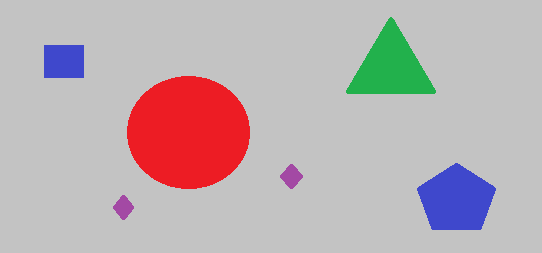
#> input picture Shape-Detection/original.png, 542 x 253 px
$ python ShapeDetection.py   (Python 2 division)
#> lines starting #> are read from the running program, lines starting #| are printed output that depends on the picture; after the words box and inside, x2 and y2 are one past the last pixel; in counts of white or black regions, pixels touching at a corner belong together
### Shape-Detection/beproT1.py
####################################################
#En esta rutina se tiene como salida una imagen
#en escala de grises.
# [38 lines left out: function gris, not called in this run]
##########################################################################
def gris2(img):
    h, w, d = img.shape
    for h1 in xrange(0,h,1):
        for w1 in xrange(0,w,1):
            #El promedio es asignado al pixel y se aloja en un canal
            img[h1, w1,0]=sum(img[h1, w1])//3
     #Se tiene una imagen de salida en escala de grises
    imagen=img[:,:,0]
    return imagen
##########################################################################
#A partir de una imagen en escala de grises, se aplica un filtro gaussiano,
#esto para eliminar posible ruido en la imagen.
def gauss(img2):
    h, w = img2.shape
    for h1 in xrange(0,h,1):
        for w1 in xrange(0,w,1):
            #se establece una regla para evitar
            #conflictos con coordenadas fuera del rango
            if w1==w-1:
                w2=w1
                a=0
            else:
                w2=w1+1
                a=1
            if h1==h-1:
                h2=h1
                b=0
            else:
                h2=h1+1
                b=1
            if w1>=w-2:
                w3=w1
                c=0
            else:
                w3=w1+2
                c=1
            if h1>=h-2:
                h3=h1
                d=0
            else:
                h3=h1+2
                d=1
            #se aplica el flitro gausiano, que es una mascara de dimencion 3x3
            sum1=1*img2[h1, w1].tolist()+2*img2[h1, w2].tolist()*a+1*img2[h1, w3].tolist()*c
            sum2=2*img2[h2, w1].tolist()*b+4*img2[h2, w2].tolist()*b*a+2*img2[h2, w3].tolist()*b*c
            sum3=1*img2[h3, w1].tolist()*d+2*img2[h3, w2].tolist()*d*a+1*img2[h3, w3].tolist()*d*c
            suma=(1./16)*(sum1+sum3+sum3)
            img2[h1, w1]=suma
    return img2

### Shape-Detection/bordesT1.py
#################################################################
#En este apartado se calcula las magnitudes de los gradientes
# a tra vez de las tecnicas denomiadas gradiente diferencial (DG)
#las cuales requeiren mas operaciones, pero son mas precisas.

import cv2
import numpy as np
import math

def prewitt(img2):
    h, w = img2.shape
    m=np.empty((h, w))
    ang=np.empty((h,w))
    gx=np.empty((h,w))
    gy=np.empty((h,w))
    datos=[]
    datosx=[]
    datosy=[]

    for h1 in xrange(0,h,1):
        for w1 in xrange(0,w,1):
            #se establece una regla para evitar conflictos
            #con coordenadas fuera del rango
            if w1==w-1:
                w2=w1
                a=0
            else:
                w2=w1+1
                a=1
            if h1==h-1:
                h2=h1
                b=0
            else:
                h2=h1+1
                b=1
            if w1>=w-2:
                w3=w1
                c=0
            else:
                w3=w1+2
                c=1
            if h1>=h-2:
                h3=h1
                d=0
            else:
                h3=h1+2
                d=1
            # se aplica la mascara de deteccion de borde Prewitt paea la commponente
            #horizontal
            con1x=-1*img2[h1, w1].tolist()+0*img2[h1, w2].tolist()*a+1*img2[h1, w3].tolist()*c
            con2x=-1*img2[h2, w1].tolist()*b+0*img2[h2, w2].tolist()*b*a+1*img2[h2, w3].tolist()*b*c
            con3x=-1*img2[h3, w1].tolist()*d+0*img2[h3, w2].tolist()*d*a+1*img2[h3, w3].tolist()*d*c
            convx=con1x+con2x+con3x
            gx[h1,w1]=convx
            # se aplica la mascara de deteccion de borde Prewitt paea la commponente
            #vertical
            con1y=1*img2[h1, w1].tolist()+1*img2[h1, w2].tolist()*a+1*img2[h1, w3].tolist()*c
            con2y=0*img2[h2, w1].tolist()*b+0*img2[h2, w2].tolist()*b*a+0*img2[h2, w3].tolist()*b*c
            con3y=-1*img2[h3, w1].tolist()*d-1*img2[h3, w2].tolist()*d*a-1*img2[h3, w3].tolist()*d*c
            convy=con1y+con2y+con3y
            gy[h1,w1]=convy
            if convx > 0 and convy == 0:
                theta = 0
            elif convx < 0 and convy == 0:
                theta = 180
            if convx == 0 and convy > 0:
                theta = 90
            elif convx == 0 and convy < 0:
                theta = 270
            else:
                theta = int(math.degrees(math.atan2(convy,convx)))
            #para reducir coste, se obtiene la magnitud del gradiente
            #a travez de una aproximacion.
            g=abs(convx)+abs(convy)
            #Se asignan los valores de la magnitud a la matriz m
            m[h1,w1]=g
            ang[h1,w1]=theta
            #y se genera un espacio muestral, el cual servira
            #para generar un histograma con las magnitudes de gradiente
            datos.append(g)

    return m, ang, datos, gx, gy
#####################################################################
#Dado el valor del umbral a partir de la informacion del histograma,
# se clasifican los pixeles que corresponden a los bordes con el valor 255
def borde(m,umb,img2):
    h, w = m.shape
    for h1 in xrange(0,h,1):
        for w1 in xrange(0,w,1):
            if m[h1,w1]<umb:
                img2[h1,w1]=0
            else:
                img2[h1,w1]=255
    return img2

### Shape-Detection/SubrutinasT2.py
#A color randomly generated through the linear congruential method,
#whose input values are the initial value of the sequence and the
#maximum bounding of the series.
import cv2
import numpy as np
def color(xo):
    B=(4*xo+10)%255
    G=(4*B+10)%255
    R=(4*G+10)%255
    return B,G,R

#Through a DFS a set of pixels is defined
def bfs(bina,h1,w1):
    h, w = bina.shape
    bandera=254
    n=0
    q=[]
    visitados=[]
    frecuencias=dict()
    q.append((h1,w1))
    original=bina[(h1,w1)]
    while len(q) > 0:
        (h1, w1) = q.pop(0)
        actual = bina[h1, w1]
        if actual == original or actual == bandera:
            for dx in [-1, 0, 1]:
                for dy in [-1, 0, 1]:
                    i, j = (h1 + dx, w1 + dy)
                    if i >= 0 and i < h and j >= 0 and j < w:
                        contenido = bina[i, j]
                        if contenido == original:
                            bina[i, j]=bandera
                            visitados.append((i,j))
                            n += 1
                            q.append((i, j))
    return visitados, n
#Determines a bounding box
def box(visitados):
    h=[]
    w=[]
    box=[]
    for i in visitados:
        h.append(i[0])
        w.append(i[1])
    Mh=max(h)
    mh=min(h)
    Mw=max(w)
    mw=min(w)
    for i in range(mw, Mw):
        box.append((mh,i))
    for i in range(mh,Mh+1):
        box.append((i,Mw))
    for i in range(mh+1,Mh):
        box.append((i,mw))
    for i in range(mw,Mw):
        box.append((Mh,i))
    Bmx=mw+int((Mw-mw)/2)
    Bmy=mh+int((Mh-mh)/2)
    return box,Bmx,Bmy

#A correction of an strange object produced in the preprocessing
def corrige(bina,h,w):
    c=0
    cw=1
    ch=1
    while (c==0):
        if bina[0,w-cw]==255:
            cw+=1
        else:
            c=1
    c=0
    while (c==0):
        if bina[h-ch,0]==255:
            ch+=1
        else:
            c=1
    return ch-1,cw-1

#Calculation of the center of mass
def centroide(visitados):
    Ch=[]
    Cw=[]
    for i in visitados:
        Ch.append(i[0])
        Cw.append(i[1])
    Ch=sum(Ch)/len(visitados)
    Cw=sum(Cw)/len(visitados)
    return Ch,Cw


### Shape-Detection/ShapeDetection.py
from beproT1 import *          #Edge Detection
from bordesT1 import *         #Edge Detection
from SubrutinasT2 import *   #Shape Detection
import math

#Read RGB image
img=cv2.imread('original.png',1)
#> img is the input picture: shape (253, 542, 3); mean B, G, R 179.3, 176.1, 189
out=cv2.imread('original.png',1)
#gray scale.
img2=gris2(img)
#> after the loop in gris2, `for h1 in xrange(0,h,1):`:
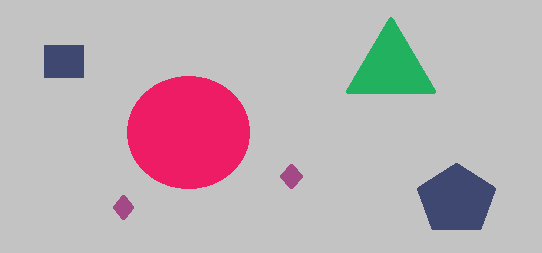
#> img: shape (253, 542, 3); 14.82% of pixels changed, all inside (x1, y1, x2, y2) = (44, 17, 496, 230)
#gaus filter.
img3=gauss(img2)
#Gradient is calculated for each pixel.
m, ang, datos, gx, gy=prewitt(img3)
#> after the loop in prewitt, `for h1 in xrange(0,h,1):`:
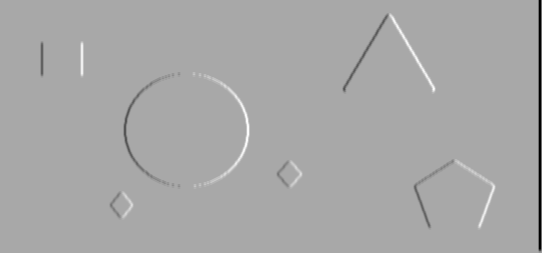
#> gx: shape (253, 542) float64; min -330, max 169, mean -1.6; drawn with min black and max white
#> after the loop in prewitt, `for h1 in xrange(0,h,1):`:
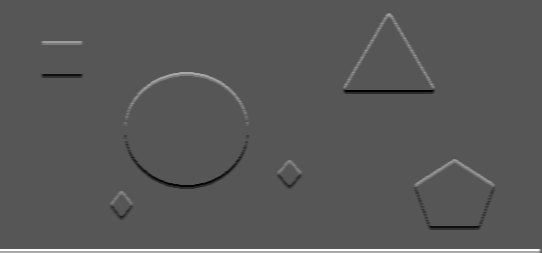
#> gy: shape (253, 542) float64; min -150, max 294, mean 3.4; drawn with min black and max white
#> after the loop in prewitt, `for h1 in xrange(0,h,1):`:
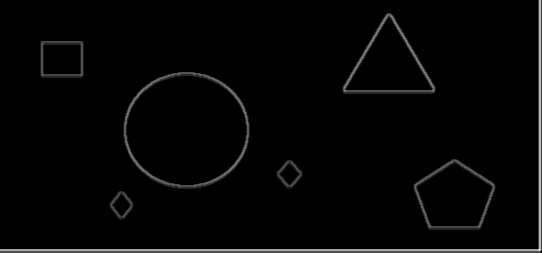
#> m: shape (253, 542) float64; min 0, max 451, mean 9.2; drawn with min black and max white
#> after the loop in prewitt, `for h1 in xrange(0,h,1):`: datos = 137126 items
#> datos = 137126 items
#ima2: binarized image of dimension h, w
ima2=borde(m,50,img3)
#> after the loop in borde, `for h1 in xrange(0,h,1):`:
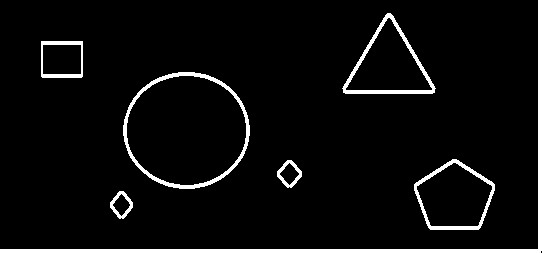
#> img2: shape (253, 542); 5.4% white; 7 white regions, largest, box (x1, y1, x2, y2) and area: (0, 0, 542, 253) 3162, (123, 72, 250, 189) 1404, (342, 13, 436, 94) 1026
#ang:  Matrix of dimension h, w, that
#      has angles of gradient of each pixel

h, w = ima2.shape
#> h = 253; w = 542
h1=0
w1=0
c=1
c2=0
ch,cw=corrige(ima2,h,w)
#> after the loop in corrige, `while (c==0):`: cw = 5
#> ch = 4; cw = 4
Obj_detectados=[]
umbral=0.38
while (h1<h-ch):
    while (w1<w-cw):
        if ima2[h1,w1] == 255:
            visitados, n=bfs(ima2,h1,w1)
            Bbox,Bx,By =box(visitados)
            visitados2, n2=bfs(ima2,By,Bx)
            pr=round(float(len(visitados+visitados2))/float(w*h)*100,2)
            Ch,Cw=centroide(visitados+visitados2)
            if pr>=umbral:
                B, G, R=color(c+50)
                pr2=c2+pr
                Obj_detectados.append(("Figura ID %d: %.2f %%" %(c,pr)))
                for i in visitados2+visitados:
                    out[i]=[B,G,R]
                for i in Bbox:
                    for a in [-1,0]:
                        for b in [0,1]:
                            out[(i[0]+a,i[1]+b)]=[0,255,0]
                cv2.putText(out,"ID %d: %.2f %%" %(c,pr), (Cw+4,Ch-4), cv2.FONT_HERSHEY_TRIPLEX, 0.5, (0,0,0))
                for a in range(-4,4):
                    for b in range(-4,4):
                         out[(Ch+a,Cw+b)]=[0,0,0]
                c+=1
                c2=pr2
            else:
                for i in visitados2+visitados:
                    out[i]=[0,0,0]
                cv2.putText(out,"N/A", (Cw+4,Ch-4), cv2.FONT_HERSHEY_TRIPLEX, 0.5, (0,0,0))


        w1=w1+1
    w1=0
    h1=h1+1
#> this loop made 249 passes
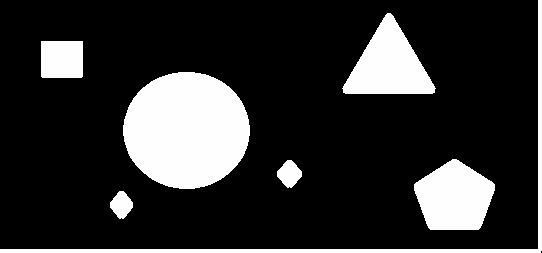
#> ima2: shape (253, 542); 16.39% of pixels changed, all inside (x1, y1, x2, y2) = (41, 13, 495, 230)
#> after the loop, Obj_detectados = ['Figura ID 1: 3.09 %', 'Figura ID 2: 1.13 %', 'Figura ID 3: 8.48 %', 'Figura ID 4: 3.05 %']; c = 5; h1 = 249
visitados=[]
visitados2=[]
Pr_fondo=100-pr2
Obj_detectados.append(("Fondo:     %.2f %%" %Pr_fondo))
for i in Obj_detectados:
    print i
#> this loop made 5 passes
#> i on passes 1 to 5: 'Figura ID 1: 3.09 %', 'Figura ID 2: 1.13 %', 'Figura ID 3: 8.48 %', 'Figura ID 4: 3.05 %', 'Fondo:     84.25 %'
#| Figura ID 1: 3.09 %
#| Figura ID 2: 1.13 %
#| Figura ID 3: 8.48 %
#| Figura ID 4: 3.05 %
#| Fondo:     84.25 %
cv2.putText(out,"Fondo: %.2f %%" %Pr_fondo, (4,15), cv2.FONT_HERSHEY_TRIPLEX, 0.5, (0,0,255))
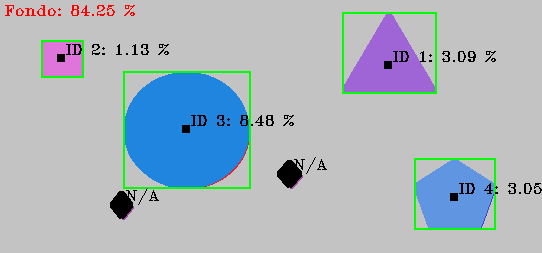
#> out: shape (253, 542, 3); mean B, G, R 191, 182.1, 171


cv2.imshow('shape detection',out)
cv2.imwrite('Output.jpg',out)
cv2.waitKey(0) & 0xFF
cv2.destroyAllWindows()
